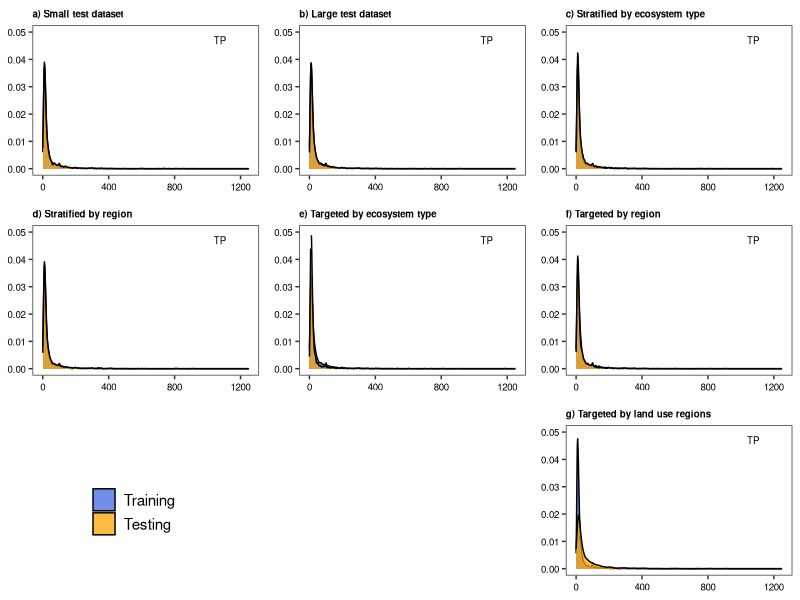
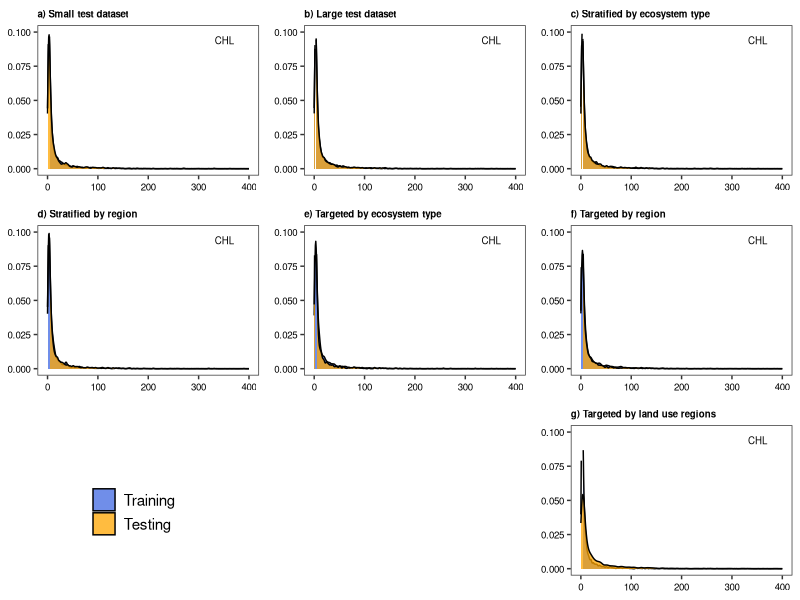
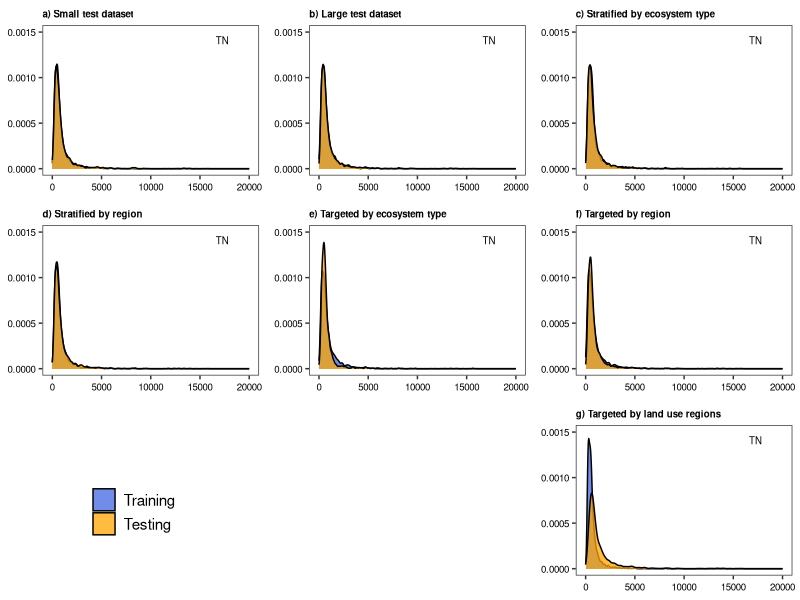
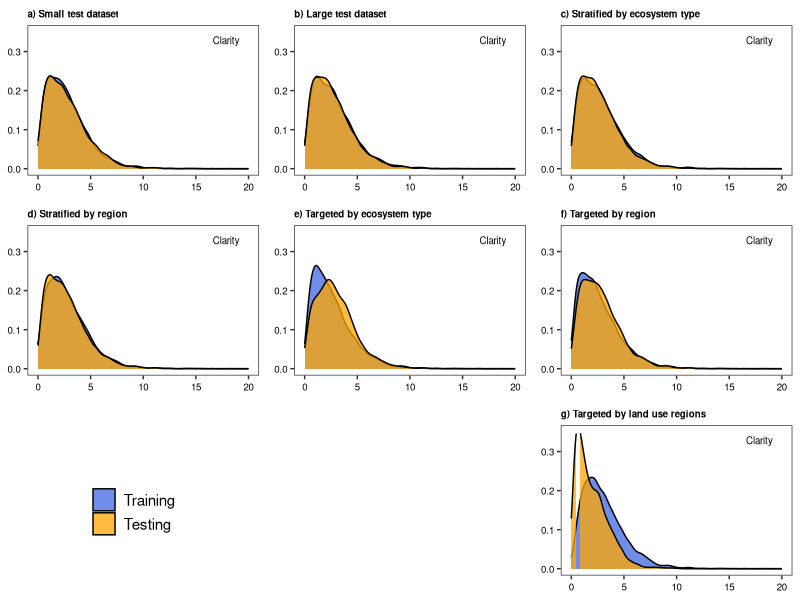
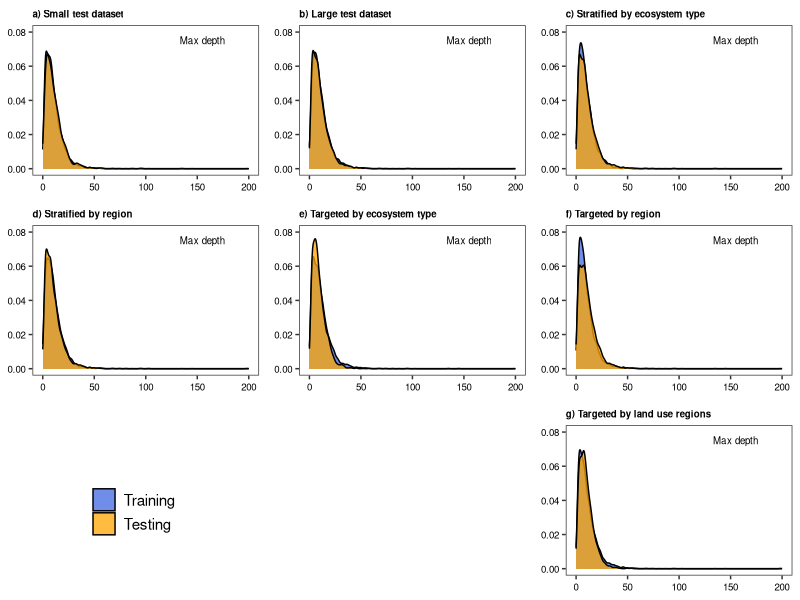

R code for these plots, in order:
################# LPEP2: TP frequency distributions ###########################################################
# Date: 3-15-19
# updated: 6-17-19
# Author: Ian McCullough, immccull@gmail.com
################################################################################################

#### R libraries ####
library(gridExtra)
library(ggplot2)
library(grid)

#### input data ####
setwd('C:/Users/FWL/Documents/wq-prediction')

# water quality/ecological context for different model scenarios
datatab <- read.csv("data/raw_data_LPEP2_03082019.csv")


################## Main program #################
datatab <- datatab[,c(1,5:16,18)] #keep only some columns

# assign "Training" to 1, "Testing" to 0, then reorder factor levels
datatab$random25_holdout <- as.factor(ifelse(datatab$random25_holdout==1, 'Testing','Training'))
datatab$random25_holdout <- factor(datatab$random25_holdout,levels(datatab$random25_holdout)[c(2,1)])

datatab$random75_holdout <- as.factor(ifelse(datatab$random75_holdout==1, 'Testing','Training'))
datatab$random75_holdout <- factor(datatab$random75_holdout,levels(datatab$random75_holdout)[c(2,1)])

datatab$hu4_ag50_holdout <- as.factor(ifelse(datatab$hu4_ag50_holdout==1, 'Testing','Training'))
datatab$hu4_ag50_holdout <- factor(datatab$hu4_ag50_holdout,levels(datatab$hu4_ag50_holdout)[c(2,1)])

datatab$hu4_strat75_holdout <- as.factor(ifelse(datatab$hu4_strat75_holdout==1, 'Testing','Training'))
datatab$hu4_strat75_holdout <- factor(datatab$hu4_strat75_holdout,levels(datatab$hu4_strat75_holdout)[c(2,1)])

datatab$hu4_random50_holdout <- as.factor(ifelse(datatab$hu4_random50_holdout==1,'Testing','Training'))
datatab$hu4_random50_holdout <- factor(datatab$hu4_random50_holdout,levels(datatab$hu4_random50_holdout)[c(2,1)])

datatab$cluster_strat75_holdout <- as.factor(ifelse(datatab$cluster_strat75_holdout==1,'Testing','Training'))
datatab$cluster_strat75_holdout <- factor(datatab$cluster_strat75_holdout,levels(datatab$cluster_strat75_holdout)[c(2,1)])

datatab$cluster_random50_holdout <- as.factor(ifelse(datatab$cluster_random50_holdout==1,'Testing','Training'))
datatab$cluster_random50_holdout <- factor(datatab$cluster_random50_holdout,levels(datatab$cluster_random50_holdout)[c(2,1)])

plot_colorz <- c('royalblue','orange')
title_size = 7

#### TP ####
TP_xlims <- c(0,1250)
TP_ylims <- c(0,0.05)
variable_label <- grobTree(textGrob("TP", x=0.8,  y=0.9, hjust=0,
                                    gp=gpar(col="black", fontsize=title_size)))

# random25_holdout
plotA <- ggplot(datatab, aes(x=tp, fill=factor(random25_holdout))) + geom_density(alpha=0.75)+
  theme_bw()+
  scale_x_continuous(limits=TP_xlims)+
  scale_y_continuous(limits=TP_ylims)+
  annotation_custom(variable_label)+
  ggtitle('a) Small test dataset')+
  scale_fill_manual(values=plot_colorz)+
  theme(panel.grid = element_blank(),
        legend.position='none',
        legend.title=element_blank(),
        axis.title=element_blank(),
        axis.text=element_text(size=title_size, color='black'),
        plot.title=element_text(hjust=0, vjust=0, face='bold', size=title_size))

# random75_holdout
plotB <- ggplot(datatab, aes(x=tp, fill=factor(random75_holdout))) + geom_density(alpha=0.75)+
  theme_bw()+
  scale_x_continuous(limits=TP_xlims)+
  scale_y_continuous(limits=TP_ylims)+
  annotation_custom(variable_label)+
  ggtitle('b) Large test dataset')+
  scale_fill_manual(values=plot_colorz)+
  theme(panel.grid = element_blank(),
        legend.position='none',
        legend.title=element_blank(),
        axis.title=element_blank(),
        axis.text=element_text(size=title_size, color='black'),
        plot.title=element_text(hjust=0, vjust=0, face='bold', size=title_size))

# cluster_strat75_holdout
plotC <- ggplot(datatab, aes(x=tp, fill=factor(cluster_strat75_holdout))) + geom_density(alpha=0.75)+
  theme_bw()+
  scale_x_continuous(limits=TP_xlims)+
  scale_y_continuous(limits=TP_ylims)+
  annotation_custom(variable_label)+
  ggtitle('c) Stratified by ecosystem type')+
  scale_fill_manual(values=plot_colorz)+
  theme(panel.grid = element_blank(),
        legend.position='none',
        legend.title=element_blank(),
        axis.title=element_blank(),
        axis.text=element_text(size=title_size, color='black'),
        plot.title=element_text(hjust=0, vjust=0, face='bold', size=title_size))

# hu4_strat75_holdout
plotD <- ggplot(datatab, aes(x=tp, fill=factor(hu4_strat75_holdout))) + geom_density(alpha=0.75)+
  theme_bw()+
  scale_x_continuous(limits=TP_xlims)+
  scale_y_continuous(limits=TP_ylims)+
  annotation_custom(variable_label)+
  ggtitle('d) Stratified by region')+
  scale_fill_manual(values=plot_colorz)+
  theme(panel.grid = element_blank(),
        legend.position='none',
        legend.title=element_blank(),
        axis.title=element_blank(),
        axis.text=element_text(size=title_size, color='black'),
        plot.title=element_text(hjust=0, vjust=0, face='bold', size=title_size))

# cluster_random50_holdout
plotE <- ggplot(datatab, aes(x=tp, fill=factor(cluster_random50_holdout))) + geom_density(alpha=0.75)+
  theme_bw()+
  scale_x_continuous(limits=TP_xlims)+
  scale_y_continuous(limits=TP_ylims)+
  annotation_custom(variable_label)+
  ggtitle('e) Targeted by ecosystem type')+
  scale_fill_manual(values=plot_colorz)+
  theme(panel.grid = element_blank(),
        legend.position='none',
        legend.title=element_blank(),
        axis.title=element_blank(),
        axis.text=element_text(size=title_size, color='black'),
        plot.title=element_text(hjust=0, vjust=0, face='bold', size=title_size))

# hu4_random50_holdout
plotF <- ggplot(datatab, aes(x=tp, fill=factor(hu4_random50_holdout))) + geom_density(alpha=0.75)+
  theme_bw()+
  scale_x_continuous(limits=TP_xlims)+
  scale_y_continuous(limits=TP_ylims)+
  annotation_custom(variable_label)+
  ggtitle('f) Targeted by region')+
  scale_fill_manual(values=plot_colorz)+
  theme(panel.grid = element_blank(),
        legend.position='none',
        legend.title=element_blank(),
        axis.title=element_blank(),
        axis.text=element_text(size=title_size, color='black'),
        plot.title=element_text(hjust=0, vjust=0, face='bold', size=title_size))

# hu4_ag50_holdout
plotG <- ggplot(datatab, aes(x=tp, fill=factor(hu4_ag50_holdout))) + geom_density(alpha=0.75)+
  theme_bw()+
  scale_x_continuous(limits=TP_xlims)+
  scale_y_continuous(limits=TP_ylims)+
  annotation_custom(variable_label)+
  ggtitle('g) Targeted by land use regions')+
  scale_fill_manual(values=plot_colorz)+
  theme(panel.grid = element_blank(),
        legend.position='none',
        legend.title=element_blank(),
        axis.title=element_blank(),
        axis.text=element_text(size=title_size, color='black'),
        plot.title=element_text(hjust=0, vjust=0, face='bold', size=title_size))

# blank plot for spacing in multi-panel plot
blank.plot <- ggplot(datatab, aes(x=tp,y=chal))+ geom_blank() +
  ggtitle('')+
  theme_bw() +
  theme(axis.text = element_blank(),
        axis.line = element_blank(),
        axis.ticks = element_blank(),
        panel.border = element_blank(),
        panel.grid = element_blank(),
        axis.title = element_blank(),
        legend.position='none')

# legend plot (created so can extract legend from it; this plot not plotted)
legend.point1<-ggplot(datatab, aes(x=tp, fill=factor(hu4_ag50_holdout))) + geom_density(alpha=0.75)+
  scale_fill_manual(values=plot_colorz, name='')+
  theme_bw() + 
  theme(axis.text = element_blank(),
        axis.line = element_blank(),
        axis.ticks = element_blank(),
        #panel.border = element_blank(),
        panel.grid = element_blank(),
        axis.title = element_blank(),
        legend.position=c(0.5,0.5),
        legend.text=element_text(colour='black', size=11),
        plot.title=element_text(hjust=0, vjust=0, face='bold', size=9))+
  guides(color = guide_legend(override.aes = list(size=3.5)))#increase legend point size

# with help from: https://stackoverflow.com/questions/12041042/how-to-plot-just-the-legends-in-ggplot2
g_legend <- function(legend.point1){ 
  tmp <- ggplot_gtable(ggplot_build(legend.point1)) 
  leg <- which(sapply(tmp$grobs, function(x) x$name) == "guide-box") 
  legend <- tmp$grobs[[leg]] 
  return(legend)} 

legend <- g_legend(legend.point1) 
#grid.draw(legend)

jpeg('graphics/density_plots/tp.jpeg',width = 6,height = 5,units = 'in',res=600)
# plotting positions!
# (upper left, upper mid, uppper right,
# mid left, mid mid, mid right,
# bot left, bot mid, bot right)
grid.arrange(plotA, plotB, plotC,
             plotD, plotE, plotF,
             legend, blank.plot, plotG, nrow=3)
dev.off()

#### Chla ####
chla_xlims <- c(0,400)
chla_ylims <- c(0,0.1)
variable_label <- grobTree(textGrob("CHL", x=0.8,  y=0.9, hjust=0,
                                    gp=gpar(col="black", fontsize=title_size)))

# random25_holdout
plotA <- ggplot(datatab, aes(x=chal, fill=factor(random25_holdout))) + geom_density(alpha=0.75)+
  theme_bw()+
  scale_x_continuous(limits=chla_xlims)+
  scale_y_continuous(limits=chla_ylims)+
  annotation_custom(variable_label)+
  ggtitle('a) Small test dataset')+
  scale_fill_manual(values=plot_colorz)+
  theme(panel.grid = element_blank(),
        legend.position='none',
        legend.title=element_blank(),
        axis.title=element_blank(),
        axis.text=element_text(size=title_size, color='black'),
        plot.title=element_text(hjust=0, vjust=0, face='bold', size=title_size))

# random75_holdout
plotB <- ggplot(datatab, aes(x=chal, fill=factor(random75_holdout))) + geom_density(alpha=0.75)+
  theme_bw()+
  scale_x_continuous(limits=chla_xlims)+
  scale_y_continuous(limits=chla_ylims)+
  annotation_custom(variable_label)+
  ggtitle('b) Large test dataset')+
  scale_fill_manual(values=plot_colorz)+
  theme(panel.grid = element_blank(),
        legend.position='none',
        legend.title=element_blank(),
        axis.title=element_blank(),
        axis.text=element_text(size=title_size, color='black'),
        plot.title=element_text(hjust=0, vjust=0, face='bold', size=title_size))

# cluster_strat75_holdout
plotC <- ggplot(datatab, aes(x=chal, fill=factor(cluster_strat75_holdout))) + geom_density(alpha=0.75)+
  theme_bw()+
  scale_x_continuous(limits=chla_xlims)+
  scale_y_continuous(limits=chla_ylims)+
  annotation_custom(variable_label)+
  ggtitle('c) Stratified by ecosystem type')+
  scale_fill_manual(values=plot_colorz)+
  theme(panel.grid = element_blank(),
        legend.position='none',
        legend.title=element_blank(),
        axis.title=element_blank(),
        axis.text=element_text(size=title_size, color='black'),
        plot.title=element_text(hjust=0, vjust=0, face='bold', size=title_size))

# hu4_strat75_holdout
plotD <- ggplot(datatab, aes(x=chal, fill=factor(hu4_strat75_holdout))) + geom_density(alpha=0.75)+
  theme_bw()+
  scale_x_continuous(limits=chla_xlims)+
  scale_y_continuous(limits=chla_ylims)+
  annotation_custom(variable_label)+
  ggtitle('d) Stratified by region')+
  scale_fill_manual(values=plot_colorz)+
  theme(panel.grid = element_blank(),
        legend.position='none',
        legend.title=element_blank(),
        axis.title=element_blank(),
        axis.text=element_text(size=title_size, color='black'),
        plot.title=element_text(hjust=0, vjust=0, face='bold', size=title_size))

# cluster_random50_holdout
plotE <- ggplot(datatab, aes(x=chal, fill=factor(cluster_random50_holdout))) + geom_density(alpha=0.75)+
  theme_bw()+
  scale_x_continuous(limits=chla_xlims)+
  scale_y_continuous(limits=chla_ylims)+
  annotation_custom(variable_label)+
  ggtitle('e) Targeted by ecosystem type')+
  scale_fill_manual(values=plot_colorz)+
  theme(panel.grid = element_blank(),
        legend.position='none',
        legend.title=element_blank(),
        axis.title=element_blank(),
        axis.text=element_text(size=title_size, color='black'),
        plot.title=element_text(hjust=0, vjust=0, face='bold', size=title_size))

# hu4_random50_holdout
plotF <- ggplot(datatab, aes(x=chal, fill=factor(hu4_random50_holdout))) + geom_density(alpha=0.75)+
  theme_bw()+
  scale_x_continuous(limits=chla_xlims)+
  scale_y_continuous(limits=chla_ylims)+
  annotation_custom(variable_label)+
  ggtitle('f) Targeted by region')+
  scale_fill_manual(values=plot_colorz)+
  theme(panel.grid = element_blank(),
        legend.position='none',
        legend.title=element_blank(),
        axis.title=element_blank(),
        axis.text=element_text(size=title_size, color='black'),
        plot.title=element_text(hjust=0, vjust=0, face='bold', size=title_size))

# hu4_ag50_holdout
plotG <- ggplot(datatab, aes(x=chal, fill=factor(hu4_ag50_holdout))) + geom_density(alpha=0.75)+
  theme_bw()+
  scale_x_continuous(limits=chla_xlims)+
  scale_y_continuous(limits=chla_ylims)+
  annotation_custom(variable_label)+
  ggtitle('g) Targeted by land use regions')+
  scale_fill_manual(values=plot_colorz)+
  theme(panel.grid = element_blank(),
        legend.position='none',
        legend.title=element_blank(),
        axis.title=element_blank(),
        axis.text=element_text(size=title_size, color='black'),
        plot.title=element_text(hjust=0, vjust=0, face='bold', size=title_size))

jpeg('graphics/density_plots/chla.jpeg',width = 6,height = 5,units = 'in',res=600)
# plotting positions!
# (upper left, upper mid, uppper right,
# mid left, mid mid, mid right,
# bot left, bot mid, bot right)
grid.arrange(plotA, plotB, plotC,
             plotD, plotE, plotF,
             legend, blank.plot, plotG, nrow=3)
dev.off()

#### TN ####
TN_xlims <- c(0,20000)
TN_ylims <- c(0,0.0015)
variable_label <- grobTree(textGrob("TN", x=0.8,  y=0.9, hjust=0,
                                    gp=gpar(col="black", fontsize=title_size)))

# random25_holdout
plotA <- ggplot(datatab, aes(x=tn, fill=factor(random25_holdout))) + geom_density(alpha=0.75)+
  theme_bw()+
  scale_x_continuous(limits=TN_xlims)+
  scale_y_continuous(limits=TN_ylims)+
  annotation_custom(variable_label)+
  ggtitle('a) Small test dataset')+
  scale_fill_manual(values=plot_colorz)+
  theme(panel.grid = element_blank(),
        legend.position='none',
        legend.title=element_blank(),
        axis.title=element_blank(),
        axis.text=element_text(size=title_size, color='black'),
        plot.title=element_text(hjust=0, vjust=0, face='bold', size=title_size))

# random75_holdout
plotB <- ggplot(datatab, aes(x=tn, fill=factor(random75_holdout))) + geom_density(alpha=0.75)+
  theme_bw()+
  scale_x_continuous(limits=TN_xlims)+
  scale_y_continuous(limits=TN_ylims)+
  annotation_custom(variable_label)+
  ggtitle('b) Large test dataset')+
  scale_fill_manual(values=plot_colorz)+
  theme(panel.grid = element_blank(),
        legend.position='none',
        legend.title=element_blank(),
        axis.title=element_blank(),
        axis.text=element_text(size=title_size, color='black'),
        plot.title=element_text(hjust=0, vjust=0, face='bold', size=title_size))

# cluster_strat75_holdout
plotC <- ggplot(datatab, aes(x=tn, fill=factor(cluster_strat75_holdout))) + geom_density(alpha=0.75)+
  theme_bw()+
  scale_x_continuous(limits=TN_xlims)+
  scale_y_continuous(limits=TN_ylims)+
  annotation_custom(variable_label)+
  ggtitle('c) Stratified by ecosystem type')+
  scale_fill_manual(values=plot_colorz)+
  theme(panel.grid = element_blank(),
        legend.position='none',
        legend.title=element_blank(),
        axis.title=element_blank(),
        axis.text=element_text(size=title_size, color='black'),
        plot.title=element_text(hjust=0, vjust=0, face='bold', size=title_size))

# hu4_strat75_holdout
plotD <- ggplot(datatab, aes(x=tn, fill=factor(hu4_strat75_holdout))) + geom_density(alpha=0.75)+
  theme_bw()+
  scale_x_continuous(limits=TN_xlims)+
  scale_y_continuous(limits=TN_ylims)+
  annotation_custom(variable_label)+
  ggtitle('d) Stratified by region')+
  scale_fill_manual(values=plot_colorz)+
  theme(panel.grid = element_blank(),
        legend.position='none',
        legend.title=element_blank(),
        axis.title=element_blank(),
        axis.text=element_text(size=title_size, color='black'),
        plot.title=element_text(hjust=0, vjust=0, face='bold', size=title_size))

# cluster_random50_holdout
plotE <- ggplot(datatab, aes(x=tn, fill=factor(cluster_random50_holdout))) + geom_density(alpha=0.75)+
  theme_bw()+
  scale_x_continuous(limits=TN_xlims)+
  scale_y_continuous(limits=TN_ylims)+
  annotation_custom(variable_label)+
  ggtitle('e) Targeted by ecosystem type')+
  scale_fill_manual(values=plot_colorz)+
  theme(panel.grid = element_blank(),
        legend.position='none',
        legend.title=element_blank(),
        axis.title=element_blank(),
        axis.text=element_text(size=title_size, color='black'),
        plot.title=element_text(hjust=0, vjust=0, face='bold', size=title_size))

# hu4_random50_holdout
plotF <- ggplot(datatab, aes(x=tn, fill=factor(hu4_random50_holdout))) + geom_density(alpha=0.75)+
  theme_bw()+
  scale_x_continuous(limits=TN_xlims)+
  scale_y_continuous(limits=TN_ylims)+
  annotation_custom(variable_label)+
  ggtitle('f) Targeted by region')+
  scale_fill_manual(values=plot_colorz)+
  theme(panel.grid = element_blank(),
        legend.position='none',
        legend.title=element_blank(),
        axis.title=element_blank(),
        axis.text=element_text(size=title_size, color='black'),
        plot.title=element_text(hjust=0, vjust=0, face='bold', size=title_size))

# hu4_ag50_holdout
plotG <- ggplot(datatab, aes(x=tn, fill=factor(hu4_ag50_holdout))) + geom_density(alpha=0.75)+
  theme_bw()+
  scale_x_continuous(limits=TN_xlims)+
  scale_y_continuous(limits=TN_ylims)+
  annotation_custom(variable_label)+
  ggtitle('g) Targeted by land use regions')+
  scale_fill_manual(values=plot_colorz)+
  theme(panel.grid = element_blank(),
        legend.position='none',
        legend.title=element_blank(),
        axis.title=element_blank(),
        axis.text=element_text(size=title_size, color='black'),
        plot.title=element_text(hjust=0, vjust=0, face='bold', size=title_size))

jpeg('graphics/density_plots/tn.jpeg',width = 6,height = 5,units = 'in',res=600)
# plotting positions!
# (upper left, upper mid, uppper right,
# mid left, mid mid, mid right,
# bot left, bot mid, bot right)
grid.arrange(plotA, plotB, plotC,
             plotD, plotE, plotF,
             legend, blank.plot, plotG, nrow=3)
dev.off()

#### Secchi ####
secchi_xlims <- c(0,20)
secchi_ylims <- c(0,0.35)
variable_label <- grobTree(textGrob("Clarity", x=0.8,  y=0.9, hjust=0,
                                    gp=gpar(col="black", fontsize=title_size)))

# random25_holdout
plotA <- ggplot(datatab, aes(x=secchi, fill=factor(random25_holdout))) + geom_density(alpha=0.75)+
  theme_bw()+
  scale_x_continuous(limits=secchi_xlims)+
  scale_y_continuous(limits=secchi_ylims)+
  annotation_custom(variable_label)+
  ggtitle('a) Small test dataset')+
  scale_fill_manual(values=plot_colorz)+
  theme(panel.grid = element_blank(),
        legend.position='none',
        legend.title=element_blank(),
        axis.title=element_blank(),
        axis.text=element_text(size=title_size, color='black'),
        plot.title=element_text(hjust=0, vjust=0, face='bold', size=title_size))

# random75_holdout
plotB <- ggplot(datatab, aes(x=secchi, fill=factor(random75_holdout))) + geom_density(alpha=0.75)+
  theme_bw()+
  scale_x_continuous(limits=secchi_xlims)+
  scale_y_continuous(limits=secchi_ylims)+
  annotation_custom(variable_label)+
  ggtitle('b) Large test dataset')+
  scale_fill_manual(values=plot_colorz)+
  theme(panel.grid = element_blank(),
        legend.position='none',
        legend.title=element_blank(),
        axis.title=element_blank(),
        axis.text=element_text(size=title_size, color='black'),
        plot.title=element_text(hjust=0, vjust=0, face='bold', size=title_size))

# cluster_strat75_holdout
plotC <- ggplot(datatab, aes(x=secchi, fill=factor(cluster_strat75_holdout))) + geom_density(alpha=0.75)+
  theme_bw()+
  scale_x_continuous(limits=secchi_xlims)+
  scale_y_continuous(limits=secchi_ylims)+
  annotation_custom(variable_label)+
  ggtitle('c) Stratified by ecosystem type')+
  scale_fill_manual(values=plot_colorz)+
  theme(panel.grid = element_blank(),
        legend.position='none',
        legend.title=element_blank(),
        axis.title=element_blank(),
        axis.text=element_text(size=title_size, color='black'),
        plot.title=element_text(hjust=0, vjust=0, face='bold', size=title_size))

# hu4_strat75_holdout
plotD <- ggplot(datatab, aes(x=secchi, fill=factor(hu4_strat75_holdout))) + geom_density(alpha=0.75)+
  theme_bw()+
  scale_x_continuous(limits=secchi_xlims)+
  scale_y_continuous(limits=secchi_ylims)+
  annotation_custom(variable_label)+
  ggtitle('d) Stratified by region')+
  scale_fill_manual(values=plot_colorz)+
  theme(panel.grid = element_blank(),
        legend.position='none',
        legend.title=element_blank(),
        axis.title=element_blank(),
        axis.text=element_text(size=title_size, color='black'),
        plot.title=element_text(hjust=0, vjust=0, face='bold', size=title_size))

# cluster_random50_holdout
plotE <- ggplot(datatab, aes(x=secchi, fill=factor(cluster_random50_holdout))) + geom_density(alpha=0.75)+
  theme_bw()+
  scale_x_continuous(limits=secchi_xlims)+
  scale_y_continuous(limits=secchi_ylims)+
  annotation_custom(variable_label)+
  ggtitle('e) Targeted by ecosystem type')+
  scale_fill_manual(values=plot_colorz)+
  theme(panel.grid = element_blank(),
        legend.position='none',
        legend.title=element_blank(),
        axis.title=element_blank(),
        axis.text=element_text(size=title_size, color='black'),
        plot.title=element_text(hjust=0, vjust=0, face='bold', size=title_size))

# hu4_random50_holdout
plotF <- ggplot(datatab, aes(x=secchi, fill=factor(hu4_random50_holdout))) + geom_density(alpha=0.75)+
  theme_bw()+
  scale_x_continuous(limits=secchi_xlims)+
  scale_y_continuous(limits=secchi_ylims)+
  annotation_custom(variable_label)+
  ggtitle('f) Targeted by region')+
  scale_fill_manual(values=plot_colorz)+
  theme(panel.grid = element_blank(),
        legend.position='none',
        legend.title=element_blank(),
        axis.title=element_blank(),
        axis.text=element_text(size=title_size, color='black'),
        plot.title=element_text(hjust=0, vjust=0, face='bold', size=title_size))

# hu4_ag50_holdout
plotG <- ggplot(datatab, aes(x=secchi, fill=factor(hu4_ag50_holdout))) + geom_density(alpha=0.75)+
  theme_bw()+
  scale_x_continuous(limits=secchi_xlims)+
  scale_y_continuous(limits=secchi_ylims)+
  annotation_custom(variable_label)+
  ggtitle('g) Targeted by land use regions')+
  scale_fill_manual(values=plot_colorz)+
  theme(panel.grid = element_blank(),
        legend.position='none',
        legend.title=element_blank(),
        axis.title=element_blank(),
        axis.text=element_text(size=title_size, color='black'),
        plot.title=element_text(hjust=0, vjust=0, face='bold', size=title_size))

jpeg('graphics/density_plots/clarity.jpeg',width = 6,height = 5,units = 'in',res=600)
# plotting positions!
# (upper left, upper mid, uppper right,
# mid left, mid mid, mid right,
# bot left, bot mid, bot right)
grid.arrange(plotA, plotB, plotC,
             plotD, plotE, plotF,
             legend, blank.plot, plotG, nrow=3)
dev.off()

#### Max depth ####
depth_xlims <- c(0,200)
depth_ylims <- c(0,0.08)
variable_label <- grobTree(textGrob("Max depth", x=0.65,  y=0.9, hjust=0,
                                    gp=gpar(col="black", fontsize=title_size)))

# random25_holdout
plotA <- ggplot(datatab, aes(x=maxdepth_m, fill=factor(random25_holdout))) + geom_density(alpha=0.75)+
  theme_bw()+
  scale_x_continuous(limits=depth_xlims)+
  scale_y_continuous(limits=depth_ylims)+
  annotation_custom(variable_label)+
  ggtitle('a) Small test dataset')+
  scale_fill_manual(values=plot_colorz)+
  theme(panel.grid = element_blank(),
        legend.position='none',
        legend.title=element_blank(),
        axis.title=element_blank(),
        axis.text=element_text(size=title_size, color='black'),
        plot.title=element_text(hjust=0, vjust=0, face='bold', size=title_size))

# random75_holdout
plotB <- ggplot(datatab, aes(x=maxdepth_m, fill=factor(random75_holdout))) + geom_density(alpha=0.75)+
  theme_bw()+
  scale_x_continuous(limits=depth_xlims)+
  scale_y_continuous(limits=depth_ylims)+
  annotation_custom(variable_label)+
  ggtitle('b) Large test dataset')+
  scale_fill_manual(values=plot_colorz)+
  theme(panel.grid = element_blank(),
        legend.position='none',
        legend.title=element_blank(),
        axis.title=element_blank(),
        axis.text=element_text(size=title_size, color='black'),
        plot.title=element_text(hjust=0, vjust=0, face='bold', size=title_size))

# cluster_strat75_holdout
plotC <- ggplot(datatab, aes(x=maxdepth_m, fill=factor(cluster_strat75_holdout))) + geom_density(alpha=0.75)+
  theme_bw()+
  scale_x_continuous(limits=depth_xlims)+
  scale_y_continuous(limits=depth_ylims)+
  annotation_custom(variable_label)+
  ggtitle('c) Stratified by ecosystem type')+
  scale_fill_manual(values=plot_colorz)+
  theme(panel.grid = element_blank(),
        legend.position='none',
        legend.title=element_blank(),
        axis.title=element_blank(),
        axis.text=element_text(size=title_size, color='black'),
        plot.title=element_text(hjust=0, vjust=0, face='bold', size=title_size))

# hu4_strat75_holdout
plotD <- ggplot(datatab, aes(x=maxdepth_m, fill=factor(hu4_strat75_holdout))) + geom_density(alpha=0.75)+
  theme_bw()+
  scale_x_continuous(limits=depth_xlims)+
  scale_y_continuous(limits=depth_ylims)+
  annotation_custom(variable_label)+
  ggtitle('d) Stratified by region')+
  scale_fill_manual(values=plot_colorz)+
  theme(panel.grid = element_blank(),
        legend.position='none',
        legend.title=element_blank(),
        axis.title=element_blank(),
        axis.text=element_text(size=title_size, color='black'),
        plot.title=element_text(hjust=0, vjust=0, face='bold', size=title_size))

# cluster_random50_holdout
plotE <- ggplot(datatab, aes(x=maxdepth_m, fill=factor(cluster_random50_holdout))) + geom_density(alpha=0.75)+
  theme_bw()+
  scale_x_continuous(limits=depth_xlims)+
  scale_y_continuous(limits=depth_ylims)+
  annotation_custom(variable_label)+
  ggtitle('e) Targeted by ecosystem type')+
  scale_fill_manual(values=plot_colorz)+
  theme(panel.grid = element_blank(),
        legend.position='none',
        legend.title=element_blank(),
        axis.title=element_blank(),
        axis.text=element_text(size=title_size, color='black'),
        plot.title=element_text(hjust=0, vjust=0, face='bold', size=title_size))

# hu4_random50_holdout
plotF <- ggplot(datatab, aes(x=maxdepth_m, fill=factor(hu4_random50_holdout))) + geom_density(alpha=0.75)+
  theme_bw()+
  scale_x_continuous(limits=depth_xlims)+
  scale_y_continuous(limits=depth_ylims)+
  annotation_custom(variable_label)+
  ggtitle('f) Targeted by region')+
  scale_fill_manual(values=plot_colorz)+
  theme(panel.grid = element_blank(),
        legend.position='none',
        legend.title=element_blank(),
        axis.title=element_blank(),
        axis.text=element_text(size=title_size, color='black'),
        plot.title=element_text(hjust=0, vjust=0, face='bold', size=title_size))

# hu4_ag50_holdout
plotG <- ggplot(datatab, aes(x=maxdepth_m, fill=factor(hu4_ag50_holdout))) + geom_density(alpha=0.75)+
  theme_bw()+
  scale_x_continuous(limits=depth_xlims)+
  scale_y_continuous(limits=depth_ylims)+
  annotation_custom(variable_label)+
  ggtitle('g) Targeted by land use regions')+
  scale_fill_manual(values=plot_colorz)+
  theme(panel.grid = element_blank(),
        legend.position='none',
        legend.title=element_blank(),
        axis.title=element_blank(),
        axis.text=element_text(size=title_size, color='black'),
        plot.title=element_text(hjust=0, vjust=0, face='bold', size=title_size))

jpeg('graphics/density_plots/maxdepth.jpeg',width = 6,height = 5,units = 'in',res=600)
# plotting positions!
# (upper left, upper mid, uppper right,
# mid left, mid mid, mid right,
# bot left, bot mid, bot right)
grid.arrange(plotA, plotB, plotC,
             plotD, plotE, plotF,
             legend, blank.plot, plotG, nrow=3)
dev.off()



#### histograms: old  and unmaintained ####
# ## random75_holdout
# random75_holdout_train <- subset(datatab, random75_holdout=='Training')
# random75_holdout_test <- subset(datatab, random75_holdout=='Testing')
# jpeg('graphics/tp_histograms/Random_Lakesmall.jpeg',width = 5,height = 4,units = 'in',res=300)
# par(mfrow=c(1,2))
# hist(random75_holdout_train$tp, xlab='TP', ylim=ylimz, xlim=xlimz, las=1, breaks=seq(0,1200,10),
#      main='Random_Lakesmall', col='orange')
# mtext(side=3, 'Training')
# hist(random75_holdout_test$tp, xlab='TP', ylim=ylimz, xlim=xlimz, las=1, breaks=seq(0,1200,10),
#      main='Random_Lakesmall', col='royalblue')
# mtext(side=3, 'Testing')
# dev.off()
# 
# ## cluster_strat75_holdout
# cluster_strat75_holdout_train <- subset(datatab, cluster_strat75_holdout=='Training')
# cluster_strat75_holdout_test <- subset(datatab, cluster_strat75_holdout=='Testing')
# jpeg('graphics/tp_histograms/Local-EC_Lakesmall.jpeg',width = 5,height = 4,units = 'in',res=300)
# par(mfrow=c(1,2))
# hist(cluster_strat75_holdout_train$tp, xlab='TP', ylim=ylimz, xlim=xlimz, las=1, breaks=seq(0,1200,10),
#      main='Local-EC_Lakesmall', col='orange')
# mtext(side=3, 'Training')
# hist(cluster_strat75_holdout_test$tp, xlab='TP', ylim=ylimz, xlim=xlimz, las=1, breaks=seq(0,1200,10),
#      main='Local-EC_Lakesmall', col='royalblue')
# mtext(side=3, 'Testing')
# dev.off()
# 
# ## hu4_strat75_holdout
# hu4_strat75_holdout_train <- subset(datatab, hu4_strat75_holdout=='Training')
# hu4_strat75_holdout_test <- subset(datatab, hu4_strat75_holdout=='Testing')
# jpeg('graphics/tp_histograms/Regional-EC_Regionsmall.jpeg',width = 5,height = 4,units = 'in',res=300)
# par(mfrow=c(1,2))
# hist(hu4_strat75_holdout_train$tp, xlab='TP', ylim=ylimz, xlim=xlimz, las=1, breaks=seq(0,1200,10),
#      main='Regional-EC_Regionsmall', col='orange')
# mtext(side=3, 'Training')
# hist(hu4_strat75_holdout_test$tp, xlab='TP', ylim=ylimz, xlim=xlimz, las=1, breaks=seq(0,1200,10),
#      main='Regional-EC_Regionsmall', col='royalblue')
# mtext(side=3, 'Testing')
# dev.off()
# 
# ## cluster_random50_holdout
# cluster_random50_holdout_train <- subset(datatab, cluster_random50_holdout=='Training')
# cluster_random50_holdout_test <- subset(datatab, cluster_random50_holdout=='Testing')
# jpeg('graphics/tp_histograms/Local-EC_Lakemoderate.jpeg',width = 5,height = 4,units = 'in',res=300)
# par(mfrow=c(1,2))
# hist(cluster_random50_holdout_train$tp, xlab='TP', ylim=ylimz, xlim=xlimz, las=1, breaks=seq(0,1200,10),
#      main='Local-EC_Lakemoderate', col='orange')
# mtext(side=3, 'Training')
# hist(cluster_random50_holdout_test$tp, xlab='TP', ylim=ylimz, xlim=xlimz, las=1, breaks=seq(0,1200,10),
#      main='Local-EC_Lakemoderate', col='royalblue')
# mtext(side=3, 'Testing')
# dev.off()
# 
# ## hu4_random50_holdout
# hu4_random50_holdout_train <- subset(datatab, hu4_random50_holdout=='Training')
# hu4_random50_holdout_test <- subset(datatab, hu4_random50_holdout=='Testing')
# jpeg('graphics/tp_histograms/Random_Regionmoderate.jpeg',width = 5,height = 4,units = 'in',res=300)
# par(mfrow=c(1,2))
# hist(hu4_random50_holdout_train$tp, xlab='TP', ylim=ylimz, xlim=xlimz, las=1, breaks=seq(0,1200,10),
#      main='Random_Regionmoderate', col='orange')
# mtext(side=3, 'Training')
# hist(hu4_random50_holdout_test$tp, xlab='TP', ylim=ylimz, xlim=xlimz, las=1, breaks=seq(0,1200,10),
#      main='Random_Regionmoderate', col='royalblue')
# mtext(side=3, 'Testing')
# dev.off()
# 
# ## hu4_ag50_holdout
# hu4_ag50_holdout_train <- subset(datatab, hu4_ag50_holdout=='Training')
# hu4_ag50_holdout_test <- subset(datatab, hu4_ag50_holdout=='Testing')
# jpeg('graphics/tp_histograms/Regional-LU_Regionlarge.jpeg',width = 5,height = 4,units = 'in',res=300)
# par(mfrow=c(1,2))
# hist(hu4_ag50_holdout_train$tp, xlab='TP', ylim=ylimz, xlim=xlimz, las=1, breaks=seq(0,1200,10),
#      main='Regional-LU_Regionlarge', col='orange')
# mtext(side=3, 'Training')
# hist(hu4_ag50_holdout_test$tp, xlab='TP', ylim=ylimz, xlim=xlimz, las=1, breaks=seq(0,1200,10),
#      main='Regional-LU_Regionlarge', col='royalblue')
# mtext(side=3, 'Testing')
# dev.off()